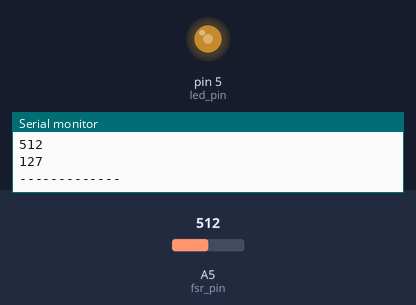
Recording of a sketch running on a simulated Arduino Uno, built with avr-gcc and run on an emulated ATmega328P. Shown: output pins drawn as LEDs (lit = HIGH), the last lines printed to the serial monitor. The test bench sets the inputs (shaded band); at power-on: A5 (fsr_pin) = 512.

Above: at 1.8 s.
1.9 s: A5 (fsr_pin) set to 716
At 2.3 s:
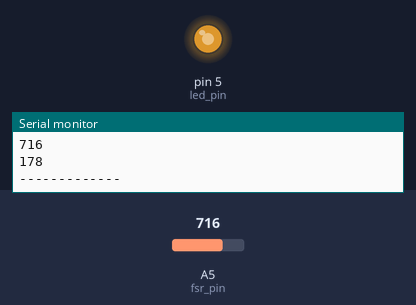
3.5 s: A5 (fsr_pin) set to 900
At 5.0 s:
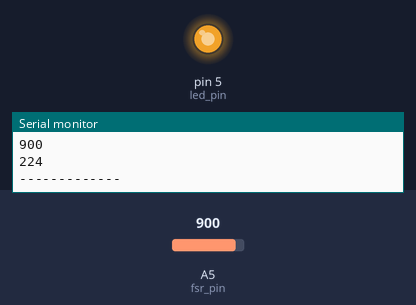
5.5 s: A5 (fsr_pin) set to 122
At 6.6 s:
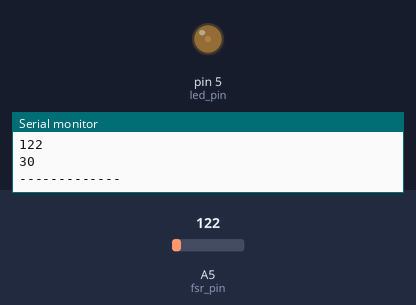
7.5 s: A5 (fsr_pin) set to 0
At 9.2 s:
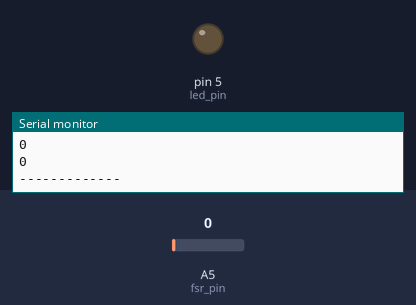
9.5 s: A5 (fsr_pin) set to 511
At 10.9 s:
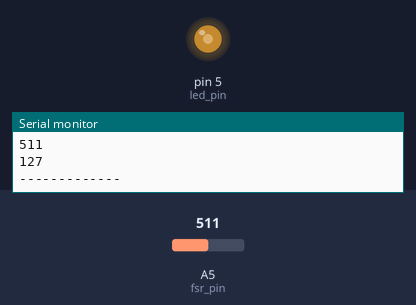
Timing chart, 0 to 12.5 s (numbered marks = the images above; inputs shaded):
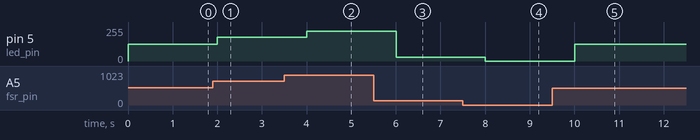

Measured:
- after the input at 1.9 s, pin 5 (led_pin): 127/255 → 178/255 after 0.10 s
- after the input at 3.5 s, pin 5 (led_pin): 178/255 → 224/255 after 0.50 s
- after the input at 5.5 s, pin 5 (led_pin): 224/255 → 30/255 after 0.50 s
- after the input at 7.5 s, pin 5 (led_pin): 30/255 → 0/255 after 0.51 s
- after the input at 9.5 s, pin 5 (led_pin): 0/255 → 127/255 after 0.51 s

The sketch:

Force-Sensitive.ino
```cpp
#define led_pin 5
#define fsr_pin A5

void setup()
{
  Serial.begin(9600);
  pinMode(led_pin, OUTPUT);
}

void loop()
{
  int fsr_value = analogRead(fsr_pin); // 讀取FSR
  int led_value = map(fsr_value, 0, 1023, 0, 255); // 從0~1023映射到0~255
  analogWrite(led_pin, led_value); // 改變LED亮度
  Serial.println(fsr_value);
  Serial.println(led_value);
  Serial.println("-------------");
  delay(1000);
}
```
